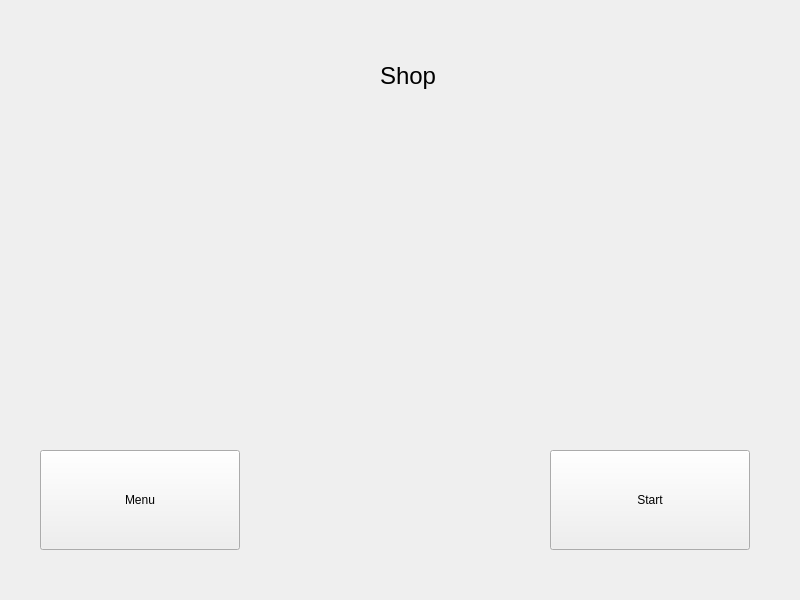
<?xml version="1.0" encoding="UTF-8"?>
<ui version="4.0">
 <class>Shop</class>
 <widget class="QWidget" name="Shop">
  <property name="geometry">
   <rect>
    <x>0</x>
    <y>0</y>
    <width>800</width>
    <height>600</height>
   </rect>
  </property>
  <property name="windowTitle">
   <string>Form</string>
  </property>
  <widget class="button" name="exit">
   <property name="geometry">
    <rect>
     <x>550</x>
     <y>450</y>
     <width>200</width>
     <height>100</height>
    </rect>
   </property>
   <property name="text">
    <string>Start</string>
   </property>
  </widget>
  <widget class="button" name="Menu">
   <property name="geometry">
    <rect>
     <x>40</x>
     <y>450</y>
     <width>200</width>
     <height>100</height>
    </rect>
   </property>
   <property name="text">
    <string>Menu</string>
   </property>
  </widget>
  <widget class="QLabel" name="label_2">
   <property name="geometry">
    <rect>
     <x>380</x>
     <y>60</y>
     <width>111</width>
     <height>31</height>
    </rect>
   </property>
   <property name="font">
    <font>
     <pointsize>18</pointsize>
    </font>
   </property>
   <property name="text">
    <string>Shop</string>
   </property>
  </widget>
 </widget>
 <customwidgets>
  <customwidget>
   <class>button</class>
   <extends>QPushButton</extends>
   <header>data/scripts/widgets/button.h</header>
  </customwidget>
 </customwidgets>
 <resources/>
 <connections/>
</ui>
